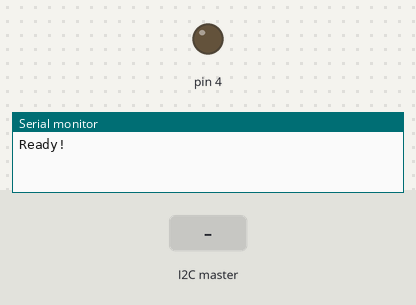
A sketch run on a simulated Arduino Uno, built with avr-gcc and run on an emulated ATmega328P. Parts: output pins drawn as LEDs (lit = HIGH), the last lines printed to the serial monitor. The inputs (shaded band) are chosen by the test bench.

Above: at 1.2 s.
1.3 s: the I2C master sends the byte 1
At 2.6 s:
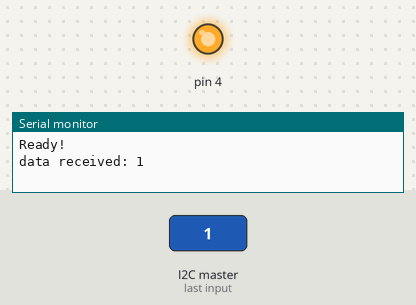
Timing chart, 0 to 4.3 s (numbered marks = the images above; inputs shaded):
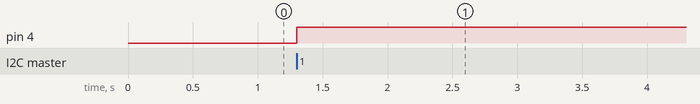

The sketch:

WireClientTest.ino
```cpp
#include <Wire.h>

#define SLAVE_ADDRESS 0x04
int number = 0;
int state = 0;

void setup() {
    pinMode(4, OUTPUT);
    Serial.begin(9600);         // start serial for output
    // initialize i2c as slave
    Wire.begin(SLAVE_ADDRESS);

    // define callbacks for i2c communication
    Wire.onReceive(receiveData);
    Wire.onRequest(sendData);

    Serial.println("Ready!");
}

void loop() {
    delay(100);
}

// callback for received data
void receiveData(int byteCount){

    while(Wire.available()) {
        number = Wire.read();
        Serial.print("data received: ");
        Serial.println(number);

        if (number == 1){

            if (state == 0){
                digitalWrite(4, HIGH); // set the LED on
                state = 1;
            }
            else{
                digitalWrite(4, LOW); // set the LED off
                state = 0;
            }
         }
     }
}

// callback for sending data
void sendData(){
    Wire.write(number);
}
```

Measured:
- after the input at 1.3 s, pin 4: LOW → HIGH at once
